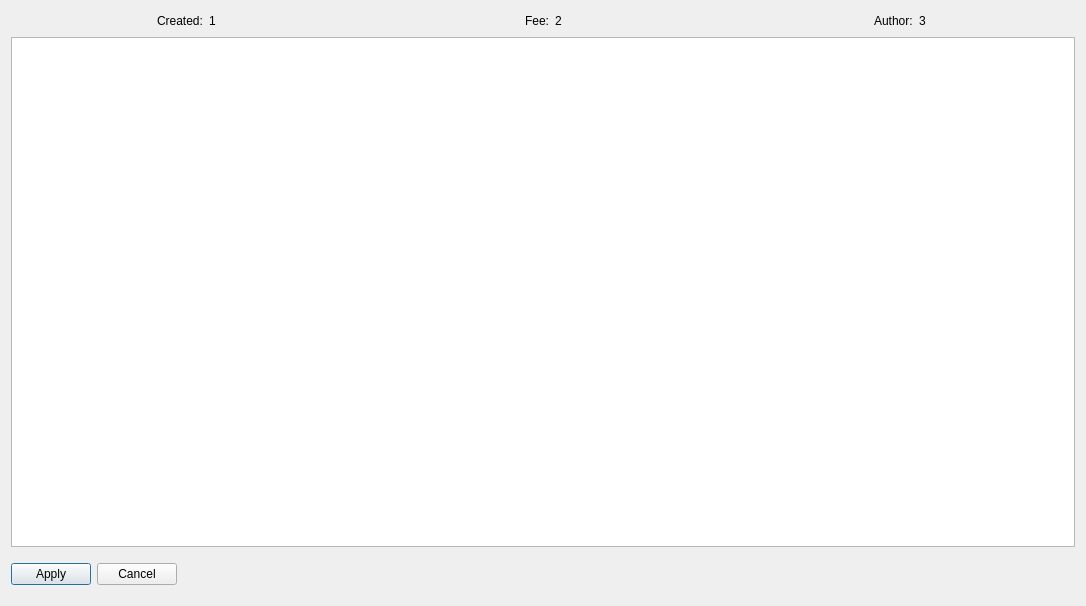
<?xml version="1.0" encoding="UTF-8"?>
<ui version="4.0">
 <class>CommissionDialog</class>
 <widget class="QDialog" name="CommissionDialog">
  <property name="geometry">
   <rect>
    <x>0</x>
    <y>0</y>
    <width>1086</width>
    <height>606</height>
   </rect>
  </property>
  <property name="windowTitle">
   <string>Commission</string>
  </property>
  <property name="styleSheet">
   <string notr="true"/>
  </property>
  <layout class="QVBoxLayout" name="verticalLayout">
   <item>
    <layout class="QHBoxLayout" name="horizontalLayout_2">
     <property name="leftMargin">
      <number>0</number>
     </property>
     <property name="topMargin">
      <number>0</number>
     </property>
     <property name="rightMargin">
      <number>0</number>
     </property>
     <property name="bottomMargin">
      <number>0</number>
     </property>
     <item>
      <layout class="QHBoxLayout" name="horizontalLayout_8">
       <property name="leftMargin">
        <number>10</number>
       </property>
       <property name="rightMargin">
        <number>10</number>
       </property>
       <item>
        <spacer name="horizontalSpacer_5">
         <property name="orientation">
          <enum>Qt::Horizontal</enum>
         </property>
         <property name="sizeHint" stdset="0">
          <size>
           <width>40</width>
           <height>20</height>
          </size>
         </property>
        </spacer>
       </item>
       <item>
        <widget class="QLabel" name="createdLabel">
         <property name="maximumSize">
          <size>
           <width>300</width>
           <height>20</height>
          </size>
         </property>
         <property name="text">
          <string>Created:</string>
         </property>
        </widget>
       </item>
       <item>
        <widget class="QLabel" name="createdLabelData">
         <property name="maximumSize">
          <size>
           <width>16777215</width>
           <height>20</height>
          </size>
         </property>
         <property name="text">
          <string>1</string>
         </property>
        </widget>
       </item>
       <item>
        <spacer name="horizontalSpacer">
         <property name="orientation">
          <enum>Qt::Horizontal</enum>
         </property>
         <property name="sizeHint" stdset="0">
          <size>
           <width>40</width>
           <height>20</height>
          </size>
         </property>
        </spacer>
       </item>
      </layout>
     </item>
     <item>
      <layout class="QHBoxLayout" name="horizontalLayout_6">
       <property name="leftMargin">
        <number>10</number>
       </property>
       <property name="rightMargin">
        <number>10</number>
       </property>
       <item>
        <spacer name="horizontalSpacer_6">
         <property name="orientation">
          <enum>Qt::Horizontal</enum>
         </property>
         <property name="sizeHint" stdset="0">
          <size>
           <width>40</width>
           <height>20</height>
          </size>
         </property>
        </spacer>
       </item>
       <item>
        <widget class="QLabel" name="feeLabel">
         <property name="maximumSize">
          <size>
           <width>16777215</width>
           <height>20</height>
          </size>
         </property>
         <property name="text">
          <string>Fee:</string>
         </property>
        </widget>
       </item>
       <item>
        <widget class="QLabel" name="feeLabelData">
         <property name="maximumSize">
          <size>
           <width>16777215</width>
           <height>20</height>
          </size>
         </property>
         <property name="text">
          <string>2</string>
         </property>
        </widget>
       </item>
       <item>
        <spacer name="horizontalSpacer_2">
         <property name="orientation">
          <enum>Qt::Horizontal</enum>
         </property>
         <property name="sizeHint" stdset="0">
          <size>
           <width>40</width>
           <height>20</height>
          </size>
         </property>
        </spacer>
       </item>
      </layout>
     </item>
     <item>
      <layout class="QHBoxLayout" name="horizontalLayout_5">
       <property name="leftMargin">
        <number>10</number>
       </property>
       <property name="rightMargin">
        <number>10</number>
       </property>
       <item>
        <spacer name="horizontalSpacer_7">
         <property name="orientation">
          <enum>Qt::Horizontal</enum>
         </property>
         <property name="sizeHint" stdset="0">
          <size>
           <width>40</width>
           <height>20</height>
          </size>
         </property>
        </spacer>
       </item>
       <item>
        <widget class="QLabel" name="authorLabel">
         <property name="maximumSize">
          <size>
           <width>16777215</width>
           <height>20</height>
          </size>
         </property>
         <property name="text">
          <string>Author:</string>
         </property>
        </widget>
       </item>
       <item>
        <widget class="QLabel" name="authorLabelData">
         <property name="maximumSize">
          <size>
           <width>16777215</width>
           <height>20</height>
          </size>
         </property>
         <property name="text">
          <string>3</string>
         </property>
        </widget>
       </item>
       <item>
        <spacer name="horizontalSpacer_3">
         <property name="orientation">
          <enum>Qt::Horizontal</enum>
         </property>
         <property name="sizeHint" stdset="0">
          <size>
           <width>40</width>
           <height>20</height>
          </size>
         </property>
        </spacer>
       </item>
      </layout>
     </item>
    </layout>
   </item>
   <item>
    <widget class="QTextEdit" name="commissionDetailsTextEdit"/>
   </item>
   <item>
    <layout class="QHBoxLayout" name="horizontalLayout">
     <property name="leftMargin">
      <number>0</number>
     </property>
     <property name="topMargin">
      <number>10</number>
     </property>
     <property name="rightMargin">
      <number>0</number>
     </property>
     <property name="bottomMargin">
      <number>10</number>
     </property>
     <item>
      <widget class="QPushButton" name="pushButton_2">
       <property name="text">
        <string>Apply</string>
       </property>
      </widget>
     </item>
     <item>
      <widget class="QPushButton" name="pushButton">
       <property name="text">
        <string>Cancel</string>
       </property>
      </widget>
     </item>
     <item>
      <spacer name="horizontalSpacer_4">
       <property name="orientation">
        <enum>Qt::Horizontal</enum>
       </property>
       <property name="sizeHint" stdset="0">
        <size>
         <width>40</width>
         <height>20</height>
        </size>
       </property>
      </spacer>
     </item>
    </layout>
   </item>
  </layout>
 </widget>
 <resources/>
 <connections/>
</ui>
